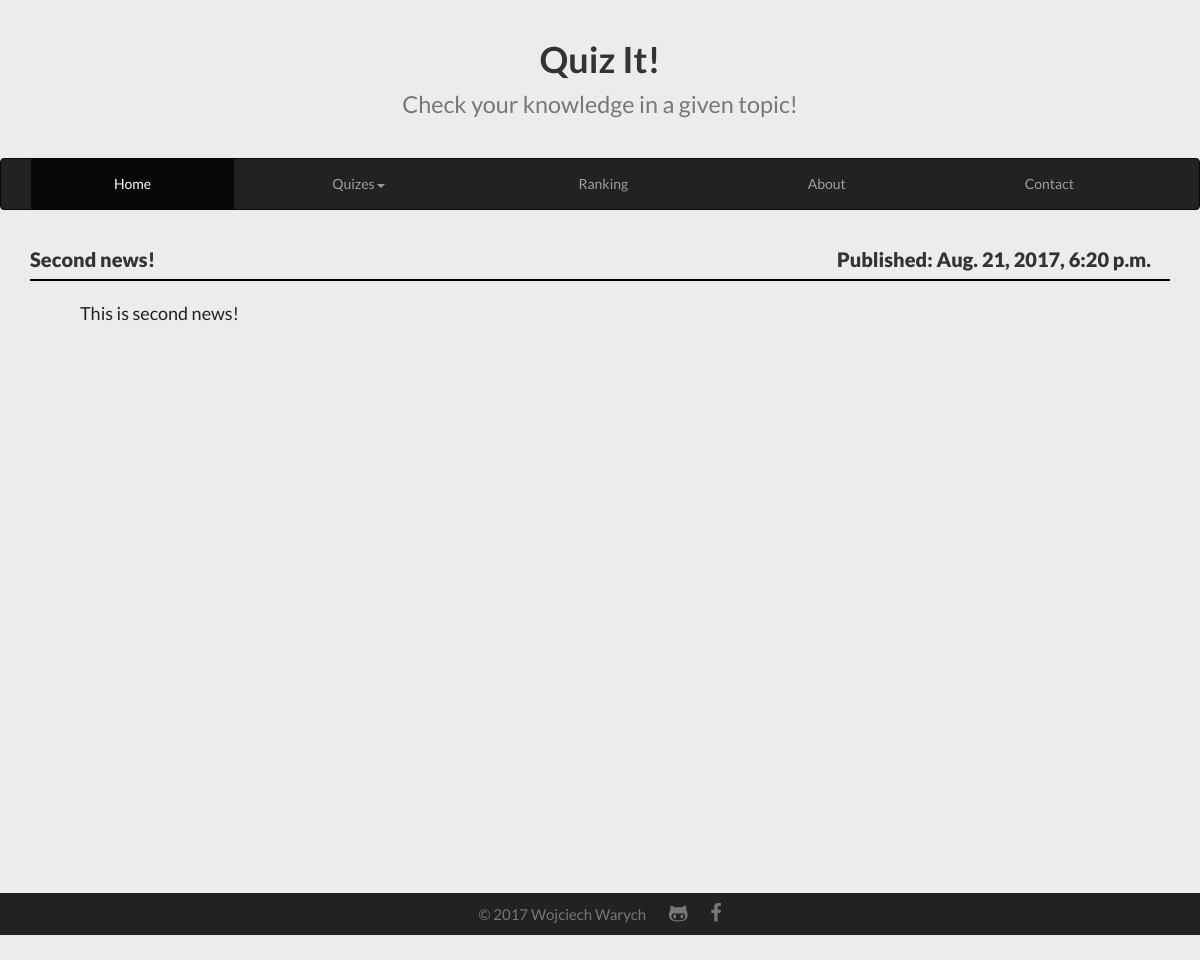
/home/posts/2/, run on an earlier commit of the app's database.
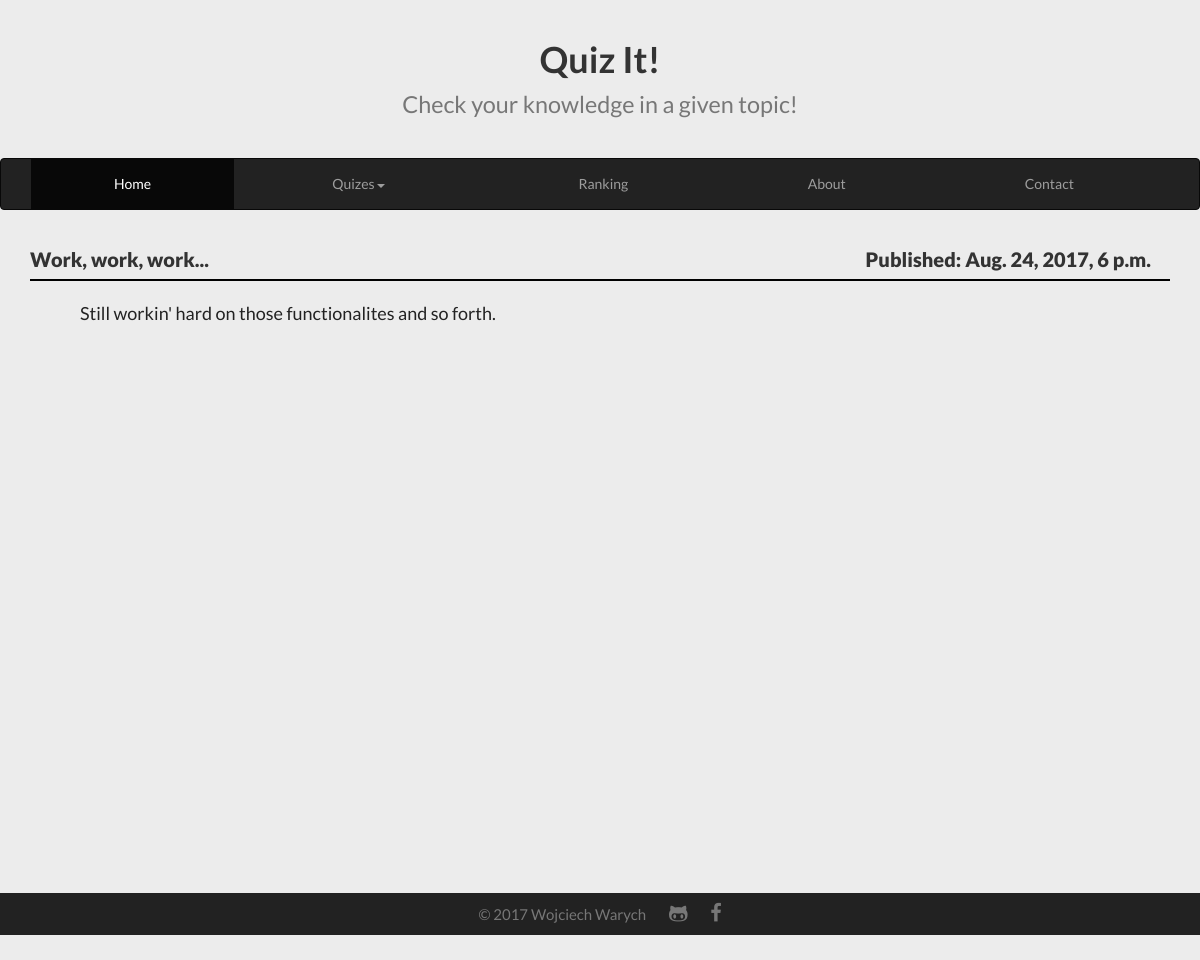
And on a later commit of the database.
### home/models.py (models this page shows, shortened)
class News(models.Model):
	title = models.CharField(max_length=200)
	article = models.TextField()
	art_snippet = models.CharField(default='...', max_length=500)
	pub_date = models.DateTimeField()

### home/views.py (the view)
# urls.py: url(r'^posts/(?P<post_id>\d+)/$', views.post, name='post'),
def post(request, post_id):
	the_post = News.objects.get(id=post_id)
	context = {'post': the_post}
	return render(request, 'home/post.html', context)

### home/templates/home/post.html (shortened to what this page needs)
{% extends 'home/base.html' %}
{% block content %}
	{% block title_div %}
		<div class="page-header">
			<h1>
				<a href="{% url 'home:index' %}">
					Quiz It!<br><small>Check your knowledge in a given topic!</small>
				</a>
			</h1>
		</div>
	{% endblock %}
	{% block menu_div %}
		<nav class="navbar navbar-default navbar-inverse">
			<div class="container-fluid">
			<div class="collapse navbar-collapse" id="bs-example-navbar-collapse-1">
				<ul class="nav navbar-nav">
					<li class="active"><a href="{% url 'home:index' %}">Home<span class="sr-only">(current)</span></a></li>
					<li class="dropdown">
						<a href="{% url 'home:quizes' %}" class="dropdown-toggle" data-toggle="dropdown" role="button" aria-haspopup="true" aria-expanded="false">Quizes<span class="caret"></span></a>
					</li>
					<li><a href="{% url 'ranking:ranking' %}">Ranking</a></li>
					<li><a href="{% url 'home:about' %}">About</a></li>
					<li><a href="{% url 'home:contact' %}">Contact</a></li>
				</ul>
			</div>
			</div>
		</nav>
	{% endblock %}
	{% block content_div %}
				<div class="container" style="min-height:69%;">
					<article>
						<div class="article-header">
							<div class="article-title">
								<a href="{% url 'home:post' post.id%}">
									{{ post.title }}
								</a>
							</div>
							<div class="article-date">
								Published: {{ post.pub_date }}
							</div>
							<hr>
						</div>
						<div class="article-content">
							{{ post.article }}
						</div>
					</article>
				</div>
	{% endblock %}
{% endblock %}

What changed in the data, as far as the page shows it:
changed News: title "Second news!" → "Work, work, work..."; pub_date "Aug. 21, 2017, 6:20 p.m." → "Aug. 24, 2017, 6 p.m."; article "This is second news!" → "Still workin' hard on those functionalites and so forth."
